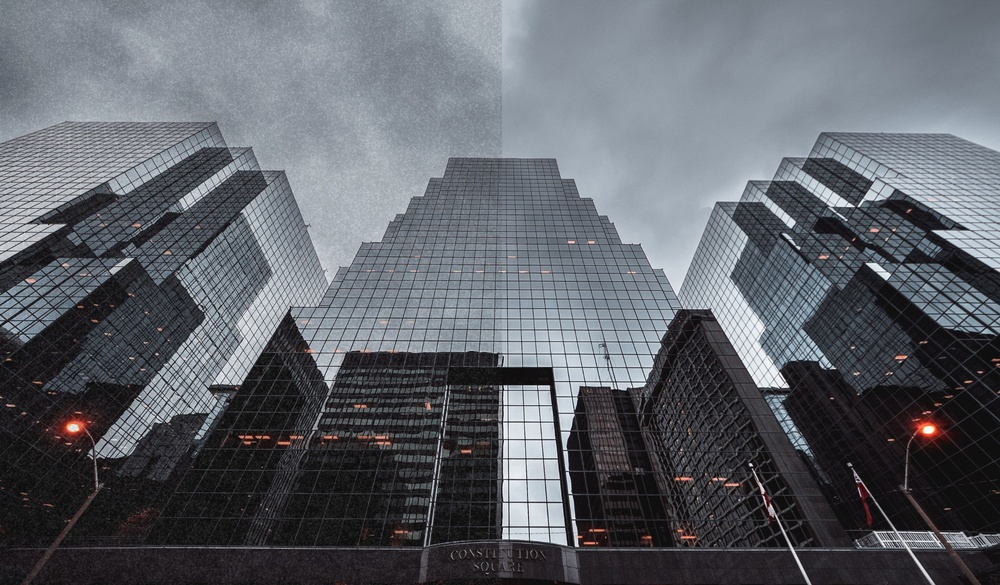
#> input picture 04/noise_city.jpg, 1000 x 585 px, shrunk from 2460 x 1440 before the run
$ python blurring.py
#> lines starting #> are read from the running program, lines starting #| are printed output that depends on the picture
import os
import cv2

image = cv2.imread(os.path.join('.','noise_city.jpg'))
#> image is the input picture: shape (585, 1000, 3); mean B, G, R 105.9, 99.3, 95.7
k_size = 9
blur_image = cv2.blur(image, (k_size, k_size))
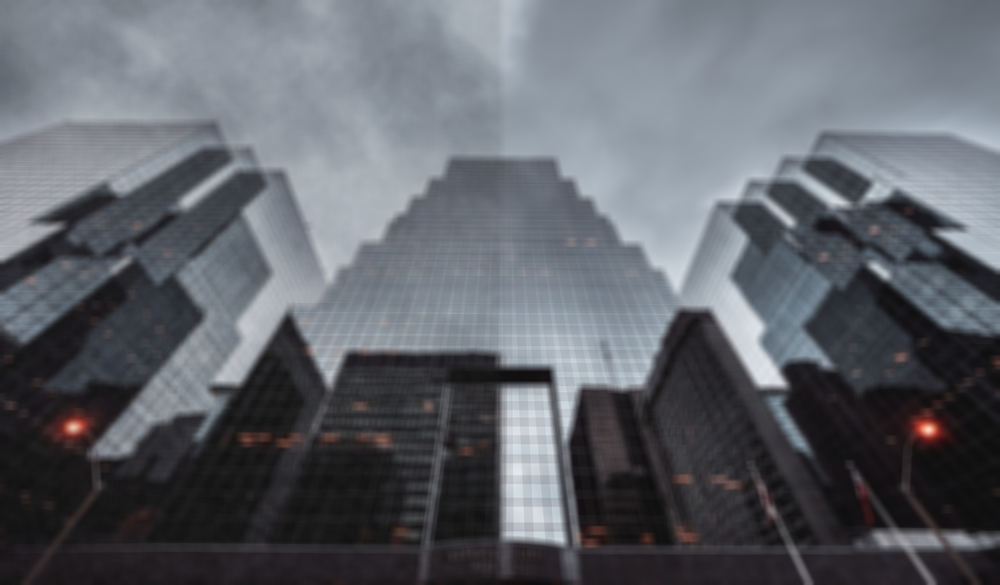
#> blur_image: shape (585, 1000, 3); mean B, G, R 105.9, 99.3, 95.7
gaussian_blue_image = cv2.GaussianBlur(image, (k_size, k_size), 5)
median_blue_image = cv2.medianBlur(image, k_size)
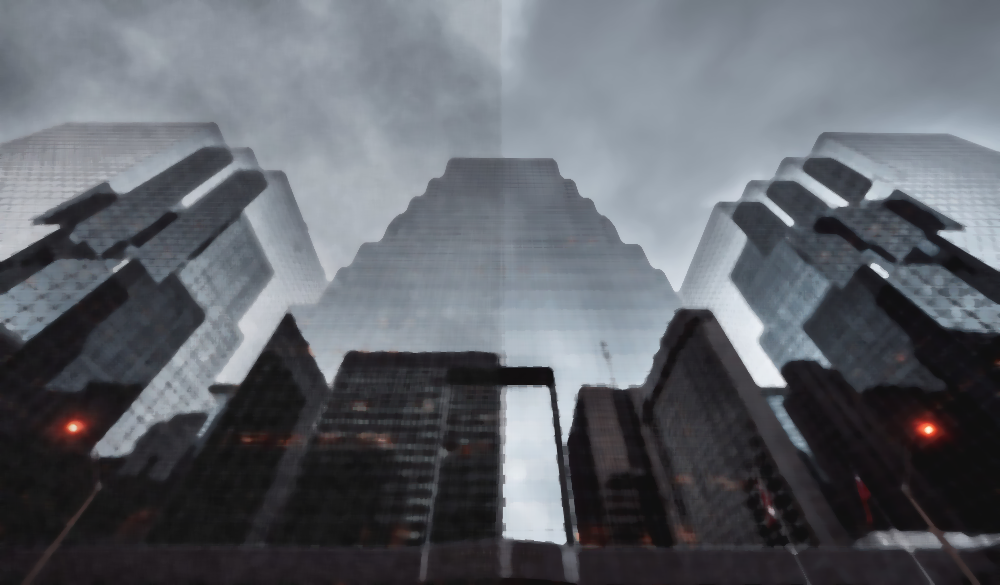
#> median_blue_image: shape (585, 1000, 3); mean B, G, R 106.3, 99.6, 95.9
cv2.imshow('median_blue_image', median_blue_image)
cv2.imshow('gaussian_blue_image', gaussian_blue_image)
cv2.imshow('blur_image', blur_image)
cv2.imshow('image', image)
cv2.waitKey(0)

$ run again, with 04/tree.jpg copied over 04/noise_city.jpg
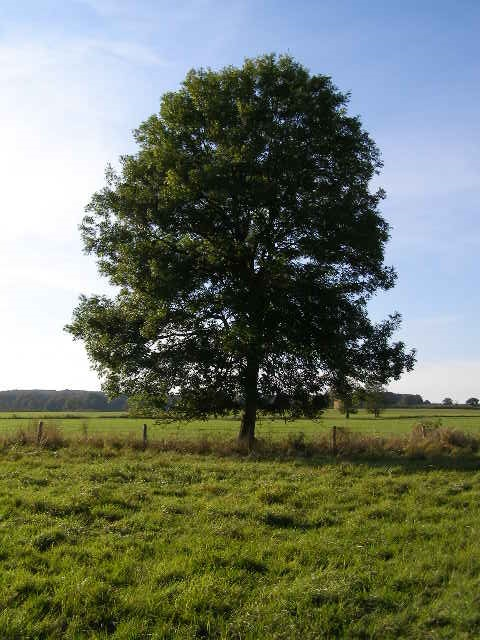
#> input picture 04/tree.jpg, 480 x 640 px
#> image is the input picture: shape (640, 480, 3); mean B, G, R 103.9, 120, 111.8
#> `blur_image = cv2.blur(image, (k_size, k_size))`:
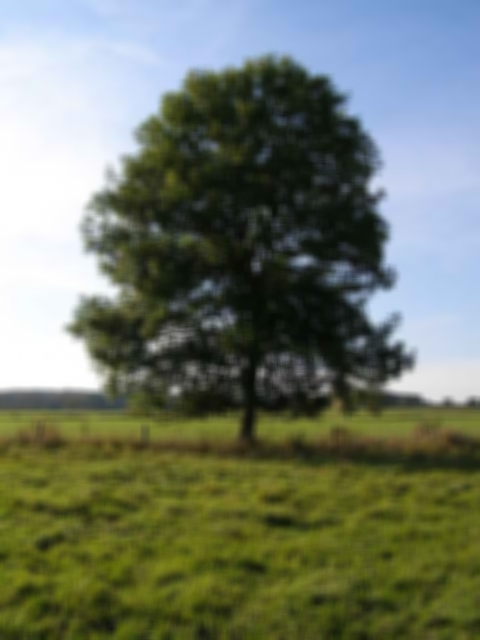
#> blur_image: shape (640, 480, 3); mean B, G, R 103.9, 120, 111.8
#> `median_blue_image = cv2.medianBlur(image, k_size)`:
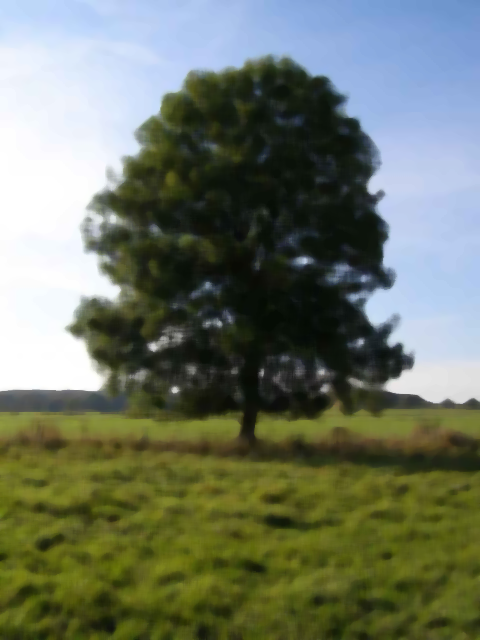
#> median_blue_image: shape (640, 480, 3); mean B, G, R 101.6, 118.3, 110
